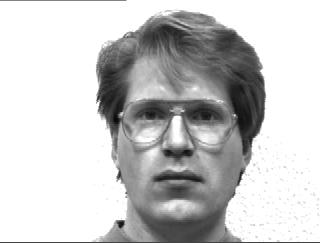
#> input picture yalefaces/subject01.glasses.gif, 320 x 243 px, given as the content of the folder train/, which was not available
$ jupyter execute --allow-errors 'Eigenfaces vs Fisherfaces reworked.ipynb'   (text cells are left out)
#> lines starting #> are read from the running program, lines starting #| are printed output that depends on the picture; pictures that were not available may be replaced by others from this repository, and a replacement may not be noted
[cell 1]
# Import libraries
from matplotlib import pyplot as plt
from matplotlib.image import imread
import numpy as np
import os
import cv2

[cell 2]
dataset_path = 'yalefaces/'
train_path= 'train/'
test_path= 'test/'
dataset_dir  = os.listdir(dataset_path)
train_dir=os.listdir(train_path)
test_dir=os.listdir(test_path)
width  = 320
height = 243

[cell 3]
print('Train Images:')
train_image_names = train_dir
training_tensor   = np.ndarray(shape=(len(train_image_names), 55*55), dtype=np.float64)
lst=[]
lstnoresize=[]
for i in range(len(train_image_names)):
    img = plt.imread(train_path + train_image_names[i])
#> img is the input picture: shape (243, 320); min 8, max 255, mean 200.7
    imresize=cv2.resize(img,(55,55)) #Pre processing
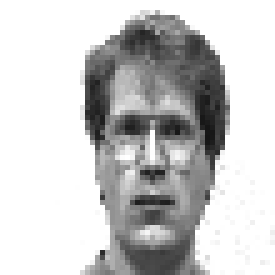
#> imresize: shape (55, 55) (shown 5 times larger); min 22, max 255, mean 201.4
    training_tensor[i,:] = np.array(imresize, dtype='float64').flatten()
    lst.append(imresize)
    plt.subplot(10,10,1+i)
    plt.imshow(imresize, cmap='gray')
    plt.subplots_adjust(right=3.0, top=3)
    plt.tick_params(labelleft='off', labelbottom='off', bottom='off',top='off',right='off',left='off', which='both')
plt.show()
images=np.array(lst)
print('Test Images:')
test_image_names = test_dir
testing_tensor   = np.ndarray(shape=(len(test_image_names), height*width), dtype=np.float64)

for i in range(len(test_image_names)):
    img = imread(test_path + test_image_names[i])
    testing_tensor[i,:] = np.array(img, dtype='float64').flatten()
    plt.subplot(6,6,1+i)
    plt.title(test_image_names[i].split('.')[0][-2:]+test_image_names[i].split('.')[1])
    plt.imshow(img, cmap='gray')
    plt.subplots_adjust(right=3.0, top=5)
    plt.tick_params(labelleft='off', labelbottom='off', bottom='off',top='off',right='off',left='off', which='both')
plt.show()

[cell 4]
mean_face = np.zeros((1,55*55))
for i in training_tensor:
    mean_face = np.add(mean_face,i)
mean_face = np.divide(mean_face,float(len(train_image_names))).flatten()
plt.imshow(mean_face.reshape(55, 55), cmap='gray')
plt.tick_params(labelleft='off', labelbottom='off', bottom='off',top='off',right='off',left='off', which='both')
plt.show()
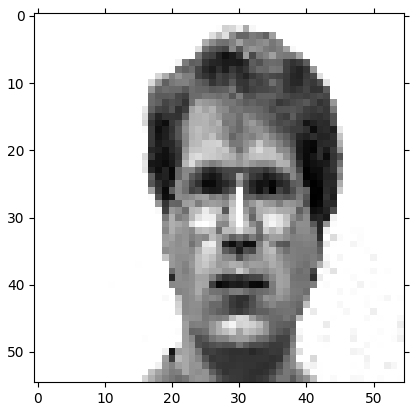
#> figure drawn by matplotlib, 1 panel
len(mean_face)

[cell 5]
img_vectors=np.reshape(images,(images.shape[0],images.shape[1]*images.shape[2])) #flattening each image in the array to 1*3025
shortmean=np.mean(img_vectors,axis=0)
#> shortmean = 3025 values, max 255 at index 0, min 22 at index 1416, mean 201.4
image_std_vec=np.std(img_vectors,axis=0)
#> image_std_vec = 3025 values from 0 to 0
normalized=[]
for j in img_vectors:
    normalized.append((j-shortmean)/image_std_vec) #normalizing each image by subtracting mean face and dividing by standard deviation
#> this loop made 1 pass
#> after the loop, normalized = 1 item
normalized=np.array(normalized)
covar=np.cov(np.transpose(normalized)) #finding the covariance matrix
#> covar: shape (3025, 3025) float64; every value is NaN or infinite
print(mean_face.shape)
print("Computing Eigen vectors")
#> (the rest of this cell did not finish here and is left out)

#> (a cell that did not finish here is left out)

[cell 7]
#image reconstruction
unknown_face        = plt.imread('yalefaces/subject01.wink.jpg')
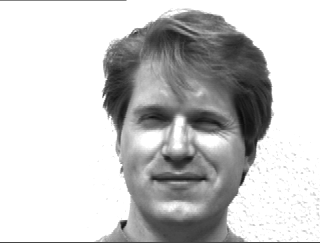
#> input picture yalefaces/subject01.wink.jpg, 320 x 243 px
#> unknown_face is the input picture: shape (243, 320); min 10, max 255, mean 199.7
unknown_face_resize=cv2.resize(unknown_face,(55,55))
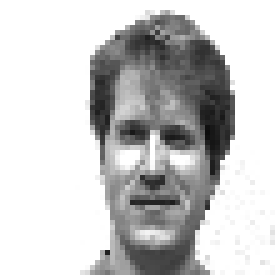
#> unknown_face_resize: shape (55, 55) (shown 5 times larger); min 12, max 255, mean 200.3
unknown_face_vector = np.array(unknown_face_resize, dtype='float64').flatten()
#> unknown_face_vector = 3025 values, max 255 at index 0, min 12 at index 1471, mean 200.3
plt.imshow(unknown_face_resize, cmap='gray')
plt.title('Unknown face')
plt.tick_params(labelleft='off', labelbottom='off', bottom='off',top='off',right='off',left='off', which='both')
plt.show()

#> (a cell that did not finish here is left out)

[cell 9]
normalized_u_vector=np.subtract(unknown_face_vector,mean_face) #normalize unknown face by subtracting mean
#> normalized_u_vector = 3025 values, max 212 at index 1227, min -216 at index 1530, mean -1.11
#> (the rest of this cell did not finish here and is left out)

[cell 10]
d={'1':[],'2':[],'3':[],'4':[],'5':[],'6':[],'7':[],'8':[],'9':[],'10':[]} #taking only 10 subjects for classification of train data
k=1
while(k<16):
    for i in train_dir:
        if(k<=9):
            q='0'+str(k)
            if(i[7:9]==q):
                d[str(k)].append(i)

        else:
            q=k
            if(i[7:9]==str(q)):
                d[str(k)].append(i)
    k+=1
#> `imresize=cv2.resize(img,(55,55)).flatten()`: imresize has the same summary as shortmean
d

[cell 11]
#Creating a vector containing samples from each class. This is X vector
X=[d[i] for i in d.keys()]
tensor=[]
#> (the rest of this cell did not finish here and is left out)
